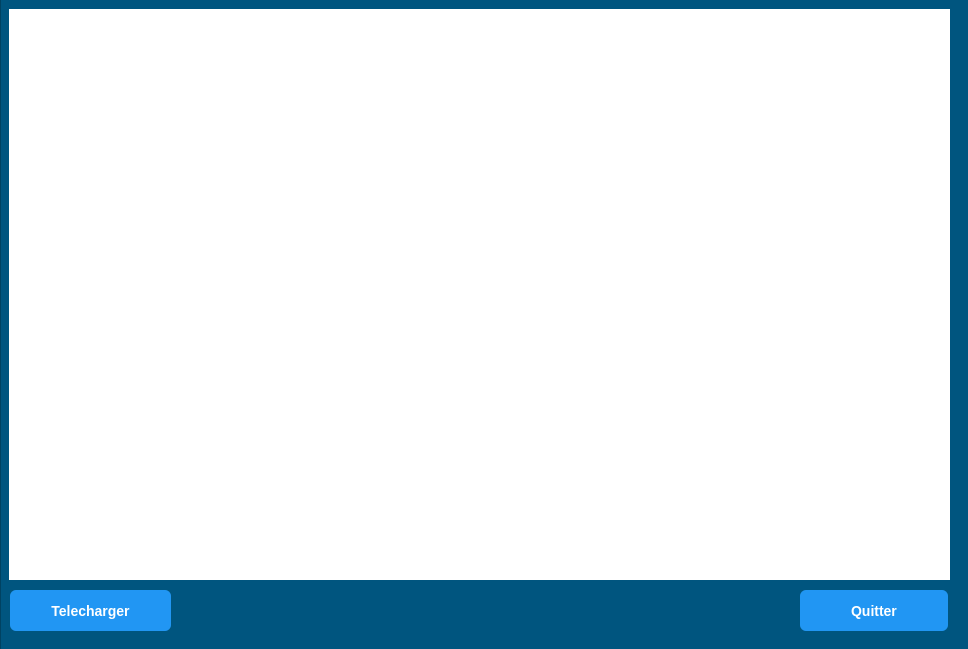
<?xml version="1.0" encoding="UTF-8"?>
<ui version="4.0">
 <class>DialogRESSOURCE</class>
 <widget class="QDialog" name="DialogRESSOURCE">
  <property name="geometry">
   <rect>
    <x>0</x>
    <y>0</y>
    <width>968</width>
    <height>649</height>
   </rect>
  </property>
  <property name="windowTitle">
   <string>Liste des ressources</string>
  </property>
  <property name="styleSheet">
   <string notr="true">background-color: rgb(0, 85, 127);
background-color: rgb(255, 255, 255);</string>
  </property>
  <widget class="QWidget" name="pdfContainer" native="true">
   <property name="geometry">
    <rect>
     <x>9</x>
     <y>9</y>
     <width>941</width>
     <height>571</height>
    </rect>
   </property>
   <property name="styleSheet">
    <string notr="true">background-color: rgb(255, 255, 255);</string>
   </property>
  </widget>
  <widget class="QPushButton" name="Quitter">
   <property name="geometry">
    <rect>
     <x>800</x>
     <y>590</y>
     <width>148</width>
     <height>41</height>
    </rect>
   </property>
   <property name="styleSheet">
    <string notr="true">/* Style de base du bouton bleu */
QPushButton {
    background-color: #2196F3;  /* Bleu vif */
    color: white;
    border: none;
    padding: 12px 24px;
    font-size: 14px;
    font-weight: bold;
    border-radius: 6px;
    min-width: 100px;
    
    /* Gradient bleu */
    background: qlineargradient(x1:0, y1:0, x2:0, y2:1,
                              stop:0 #42A5F5, stop:1 #1976D2);
    
    /* Ombre portée */
    box-shadow: 0 2px 4px rgba(0,0,0,0.1);
}

/* Effet au survol */
QPushButton:hover {
    background: qlineargradient(x1:0, y1:0, x2:0, y2:1,
                              stop:0 #64B5F6, stop:1 #1E88E5);
    box-shadow: 0 4px 8px rgba(0,0,0,0.15);
}

/* Effet quand pressé */
QPushButton:pressed {
    background: qlineargradient(x1:0, y1:0, x2:0, y2:1,
                              stop:0 #1976D2, stop:1 #0D47A1);
    padding-top: 13px;  /* Effet d'enfoncement */
    padding-bottom: 11px;
}

/* État désactivé */
QPushButton:disabled {
    background: #BBDEFB;
    color: #757575;
    box-shadow: none;
}

/* Style optionnel pour icône */
QPushButton::icon {
    margin-right: 8px;
}</string>
   </property>
   <property name="text">
    <string>Quitter</string>
   </property>
  </widget>
  <widget class="QPushButton" name="TelechargerListRessources">
   <property name="geometry">
    <rect>
     <x>10</x>
     <y>590</y>
     <width>161</width>
     <height>41</height>
    </rect>
   </property>
   <property name="styleSheet">
    <string notr="true">/* Style de base du bouton bleu */
QPushButton {
    background-color: #2196F3;  /* Bleu vif */
    color: white;
    border: none;
    padding: 12px 24px;
    font-size: 14px;
    font-weight: bold;
    border-radius: 6px;
    min-width: 100px;
    
    /* Gradient bleu */
    background: qlineargradient(x1:0, y1:0, x2:0, y2:1,
                              stop:0 #42A5F5, stop:1 #1976D2);
    
    /* Ombre portée */
    box-shadow: 0 2px 4px rgba(0,0,0,0.1);
}

/* Effet au survol */
QPushButton:hover {
    background: qlineargradient(x1:0, y1:0, x2:0, y2:1,
                              stop:0 #64B5F6, stop:1 #1E88E5);
    box-shadow: 0 4px 8px rgba(0,0,0,0.15);
}

/* Effet quand pressé */
QPushButton:pressed {
    background: qlineargradient(x1:0, y1:0, x2:0, y2:1,
                              stop:0 #1976D2, stop:1 #0D47A1);
    padding-top: 13px;  /* Effet d'enfoncement */
    padding-bottom: 11px;
}

/* État désactivé */
QPushButton:disabled {
    background: #BBDEFB;
    color: #757575;
    box-shadow: none;
}

/* Style optionnel pour icône */
QPushButton::icon {
    margin-right: 8px;
}</string>
   </property>
   <property name="text">
    <string>Telecharger</string>
   </property>
  </widget>
  <widget class="QFrame" name="frame">
   <property name="geometry">
    <rect>
     <x>0</x>
     <y>-51</y>
     <width>1001</width>
     <height>701</height>
    </rect>
   </property>
   <property name="styleSheet">
    <string notr="true">background-color: rgb(0, 85, 127);</string>
   </property>
   <property name="frameShape">
    <enum>QFrame::Shape::StyledPanel</enum>
   </property>
   <property name="frameShadow">
    <enum>QFrame::Shadow::Raised</enum>
   </property>
  </widget>
  <zorder>frame</zorder>
  <zorder>pdfContainer</zorder>
  <zorder>Quitter</zorder>
  <zorder>TelechargerListRessources</zorder>
 </widget>
 <resources/>
 <connections/>
</ui>
